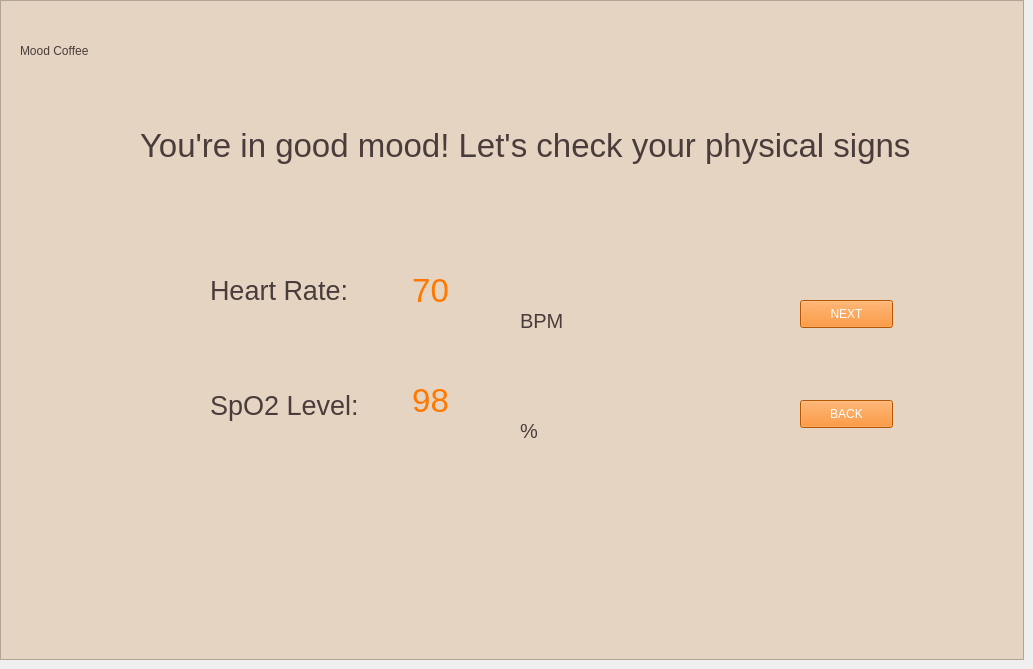
     <widget class="QWidget" name="tab3_2">
      <attribute name="title">
       <string>页</string>
      </attribute>
      <widget class="QFrame" name="frame_4">
       <property name="geometry">
        <rect>
         <x>0</x>
         <y>0</y>
         <width>1024</width>
         <height>660</height>
        </rect>
       </property>
       <property name="styleSheet">
        <string notr="true">background-color: #E5D4C2;
</string>
       </property>
       <property name="frameShape">
        <enum>QFrame::Shape::StyledPanel</enum>
       </property>
       <property name="frameShadow">
        <enum>QFrame::Shadow::Raised</enum>
       </property>
       <widget class="QPushButton" name="pushButton_3">
        <property name="geometry">
         <rect>
          <x>800</x>
          <y>300</y>
          <width>93</width>
          <height>28</height>
         </rect>
        </property>
        <property name="styleSheet">
         <string notr="true">background-color: rgb(255, 120, 0);
color: rgb(255, 255, 255);</string>
        </property>
        <property name="text">
         <string>NEXT</string>
        </property>
       </widget>
       <widget class="QPushButton" name="pushButton_5">
        <property name="geometry">
         <rect>
          <x>800</x>
          <y>400</y>
          <width>93</width>
          <height>28</height>
         </rect>
        </property>
        <property name="styleSheet">
         <string notr="true">color: rgb(255, 255, 255);
background-color: rgb(255, 120, 0);</string>
        </property>
        <property name="text">
         <string>BACK</string>
        </property>
       </widget>
       <widget class="QLabel" name="label_6">
        <property name="geometry">
         <rect>
          <x>20</x>
          <y>40</y>
          <width>111</width>
          <height>21</height>
         </rect>
        </property>
        <property name="styleSheet">
         <string notr="true">color: #4A3C3B;</string>
        </property>
        <property name="text">
         <string>Mood Coffee</string>
        </property>
       </widget>
       <widget class="QLabel" name="label_2">
        <property name="geometry">
         <rect>
          <x>210</x>
          <y>250</y>
          <width>151</width>
          <height>81</height>
         </rect>
        </property>
        <property name="font">
         <font>
          <pointsize>20</pointsize>
         </font>
        </property>
        <property name="styleSheet">
         <string notr="true">color: #4A3C3B;
border: none;</string>
        </property>
        <property name="text">
         <string>Heart Rate:    </string>
        </property>
       </widget>
       <widget class="QLabel" name="label_3">
        <property name="geometry">
         <rect>
          <x>210</x>
          <y>360</y>
          <width>359</width>
          <height>91</height>
         </rect>
        </property>
        <property name="font">
         <font>
          <pointsize>20</pointsize>
         </font>
        </property>
        <property name="styleSheet">
         <string notr="true">color: #4A3C3B;
border: none;</string>
        </property>
        <property name="text">
         <string>SpO2 Level:  </string>
        </property>
       </widget>
       <widget class="QLabel" name="label_37">
        <property name="geometry">
         <rect>
          <x>140</x>
          <y>120</y>
          <width>791</width>
          <height>51</height>
         </rect>
        </property>
        <property name="font">
         <font>
          <pointsize>25</pointsize>
         </font>
        </property>
        <property name="styleSheet">
         <string notr="true">color: #4A3C3B;
border: none;</string>
        </property>
        <property name="text">
         <string>You're in good mood! Let's check your physical signs</string>
        </property>
       </widget>
       <widget class="QLabel" name="label_42">
        <property name="geometry">
         <rect>
          <x>520</x>
          <y>300</y>
          <width>71</width>
          <height>41</height>
         </rect>
        </property>
        <property name="font">
         <font>
          <pointsize>15</pointsize>
         </font>
        </property>
        <property name="styleSheet">
         <string notr="true">color: #4A3C3B;
border: none;</string>
        </property>
        <property name="text">
         <string>BPM</string>
        </property>
       </widget>
       <widget class="QLabel" name="label_43">
        <property name="geometry">
         <rect>
          <x>520</x>
          <y>410</y>
          <width>71</width>
          <height>41</height>
         </rect>
        </property>
        <property name="font">
         <font>
          <pointsize>15</pointsize>
         </font>
        </property>
        <property name="styleSheet">
         <string notr="true">color: #4A3C3B;
border: none;</string>
        </property>
        <property name="text">
         <string>%</string>
        </property>
       </widget>
       <widget class="QLabel" name="label_44">
        <property name="geometry">
         <rect>
          <x>370</x>
          <y>260</y>
          <width>121</width>
          <height>61</height>
         </rect>
        </property>
        <property name="palette">
         <palette>
          <active>
           <colorrole role="WindowText">
            <brush brushstyle="SolidPattern">
             <color alpha="255">
              <red>255</red>
              <green>120</green>
              <blue>0</blue>
             </color>
            </brush>
           </colorrole>
           <colorrole role="Button">
            <brush brushstyle="SolidPattern">
             <color alpha="255">
              <red>229</red>
              <green>212</green>
              <blue>194</blue>
             </color>
            </brush>
           </colorrole>
           <colorrole role="Text">
            <brush brushstyle="SolidPattern">
             <color alpha="255">
              <red>255</red>
              <green>120</green>
              <blue>0</blue>
             </color>
            </brush>
           </colorrole>
           <colorrole role="ButtonText">
            <brush brushstyle="SolidPattern">
             <color alpha="255">
              <red>255</red>
              <green>120</green>
              <blue>0</blue>
             </color>
            </brush>
           </colorrole>
           <colorrole role="Base">
            <brush brushstyle="SolidPattern">
             <color alpha="255">
              <red>229</red>
              <green>212</green>
              <blue>194</blue>
             </color>
            </brush>
           </colorrole>
           <colorrole role="Window">
            <brush brushstyle="SolidPattern">
             <color alpha="255">
              <red>229</red>
              <green>212</green>
              <blue>194</blue>
             </color>
            </brush>
           </colorrole>
           <colorrole role="PlaceholderText">
            <brush brushstyle="SolidPattern">
             <color alpha="128">
              <red>255</red>
              <green>120</green>
              <blue>0</blue>
             </color>
            </brush>
           </colorrole>
          </active>
          <inactive>
           <colorrole role="WindowText">
            <brush brushstyle="SolidPattern">
             <color alpha="255">
              <red>255</red>
              <green>120</green>
              <blue>0</blue>
             </color>
            </brush>
           </colorrole>
           <colorrole role="Button">
            <brush brushstyle="SolidPattern">
             <color alpha="255">
              <red>229</red>
              <green>212</green>
              <blue>194</blue>
             </color>
            </brush>
           </colorrole>
           <colorrole role="Text">
            <brush brushstyle="SolidPattern">
             <color alpha="255">
              <red>255</red>
              <green>120</green>
              <blue>0</blue>
             </color>
            </brush>
           </colorrole>
           <colorrole role="ButtonText">
            <brush brushstyle="SolidPattern">
             <color alpha="255">
              <red>255</red>
              <green>120</green>
              <blue>0</blue>
             </color>
            </brush>
           </colorrole>
           <colorrole role="Base">
            <brush brushstyle="SolidPattern">
             <color alpha="255">
              <red>229</red>
              <green>212</green>
              <blue>194</blue>
             </color>
            </brush>
           </colorrole>
           <colorrole role="Window">
            <brush brushstyle="SolidPattern">
             <color alpha="255">
              <red>229</red>
              <green>212</green>
              <blue>194</blue>
             </color>
            </brush>
           </colorrole>
           <colorrole role="PlaceholderText">
            <brush brushstyle="SolidPattern">
             <color alpha="128">
              <red>255</red>
              <green>120</green>
              <blue>0</blue>
             </color>
            </brush>
           </colorrole>
          </inactive>
          <disabled>
           <colorrole role="WindowText">
            <brush brushstyle="SolidPattern">
             <color alpha="255">
              <red>255</red>
              <green>120</green>
              <blue>0</blue>
             </color>
            </brush>
           </colorrole>
           <colorrole role="Button">
            <brush brushstyle="SolidPattern">
             <color alpha="255">
              <red>229</red>
              <green>212</green>
              <blue>194</blue>
             </color>
            </brush>
           </colorrole>
           <colorrole role="Text">
            <brush brushstyle="SolidPattern">
             <color alpha="255">
              <red>255</red>
              <green>120</green>
              <blue>0</blue>
             </color>
            </brush>
           </colorrole>
           <colorrole role="ButtonText">
            <brush brushstyle="SolidPattern">
             <color alpha="255">
              <red>255</red>
              <green>120</green>
              <blue>0</blue>
             </color>
            </brush>
           </colorrole>
           <colorrole role="Base">
            <brush brushstyle="SolidPattern">
             <color alpha="255">
              <red>229</red>
              <green>212</green>
              <blue>194</blue>
             </color>
            </brush>
           </colorrole>
           <colorrole role="Window">
            <brush brushstyle="SolidPattern">
             <color alpha="255">
              <red>229</red>
              <green>212</green>
              <blue>194</blue>
             </color>
            </brush>
           </colorrole>
           <colorrole role="PlaceholderText">
            <brush brushstyle="SolidPattern">
             <color alpha="128">
              <red>255</red>
              <green>120</green>
              <blue>0</blue>
             </color>
            </brush>
           </colorrole>
          </disabled>
         </palette>
        </property>
        <property name="font">
         <font>
          <pointsize>25</pointsize>
         </font>
        </property>
        <property name="styleSheet">
         <string notr="true">color: rgb(255, 120, 0);
border: none;</string>
        </property>
        <property name="text">
         <string>70</string>
        </property>
        <property name="alignment">
         <set>Qt::AlignmentFlag::AlignCenter</set>
        </property>
       </widget>
       <widget class="QLabel" name="label_45">
        <property name="geometry">
         <rect>
          <x>370</x>
          <y>370</y>
          <width>121</width>
          <height>61</height>
         </rect>
        </property>
        <property name="font">
         <font>
          <pointsize>25</pointsize>
         </font>
        </property>
        <property name="styleSheet">
         <string notr="true">color: rgb(255, 120, 0);
border: none;</string>
        </property>
        <property name="text">
         <string>98</string>
        </property>
        <property name="alignment">
         <set>Qt::AlignmentFlag::AlignCenter</set>
        </property>
       </widget>
      </widget>
     </widget>
